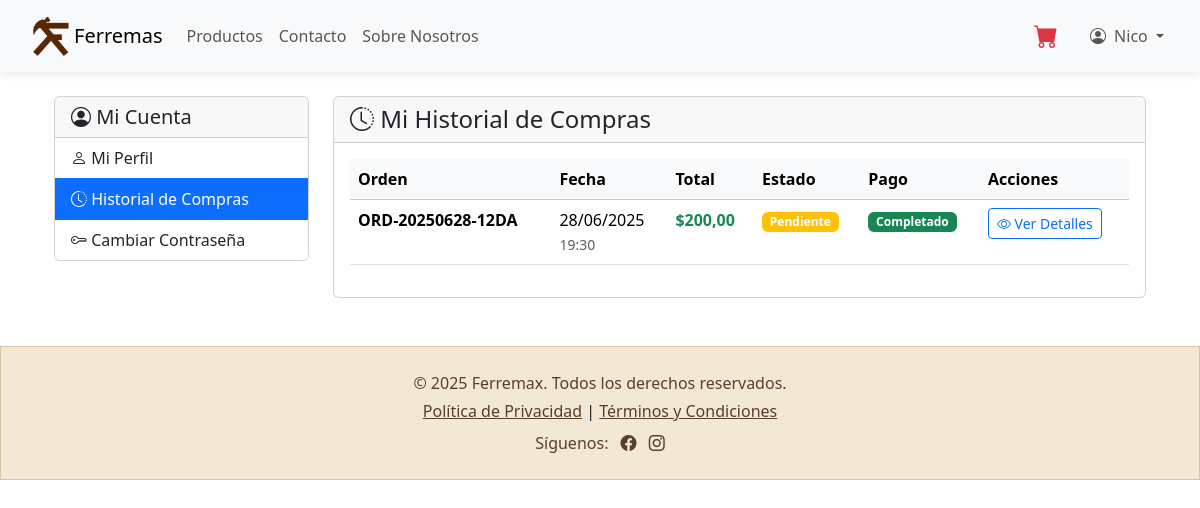
Page /api/paypal/my-orders/ (signed in) on the committed database.
### miPaypal/models.py (models this page shows, shortened)
class CustomUser(AbstractUser):
    ROLES = (
        ('cliente', 'Cliente'),
        ('bodeguero', 'Bodeguero'),
        ('contador', 'Contador'),
        ('vendedor', 'Vendedor'),
    )
    rut = models.CharField(max_length=12, blank=True, null=True)
    telefono = models.CharField(max_length=15, blank=True, null=True)
    direccion = models.TextField(blank=True, null=True)
    ciudad = models.CharField(max_length=100, blank=True, null=True, verbose_name="Ciudad")
    rol = models.CharField(max_length=10, choices=ROLES, default='cliente')

class Order(models.Model):
    ORDER_STATUS_CHOICES = [
        ('pending', 'Pendiente'),
        ('confirmed', 'Confirmada'),
        ('processing', 'En Proceso'),
        ('packed', 'Empacada'),
        ('shipped', 'Enviada'),
        ('delivered', 'Entregada'),
        ('cancelled', 'Cancelada'),
    ]
    PAYMENT_STATUS_CHOICES = [
        ('pending', 'Pendiente'),
        ('completed', 'Completado'),
        ('failed', 'Fallido'),
        ('refunded', 'Reembolsado'),
    ]
    ORDER_TYPE_CHOICES = [
        ('online', 'Compra Online'),
        ('manual', 'Orden Manual'),
        ('phone', 'Orden Telefónica'),
    ]
    DELIVERY_METHOD_CHOICES = [
        ('pickup', 'Retiro en Tienda'),
        ('delivery', 'Delivery a Domicilio'),
    ]
    user = models.ForeignKey(settings.AUTH_USER_MODEL, on_delete=models.CASCADE, related_name='orders')
    order_number = models.CharField(max_length=20, unique=True)
    total_amount = models.DecimalField(max_digits=10, decimal_places=2)
    order_status = models.CharField(max_length=20, choices=ORDER_STATUS_CHOICES, default='pending')
    payment_status = models.CharField(max_length=20, choices=PAYMENT_STATUS_CHOICES, default='pending')
    order_type = models.CharField(max_length=20, choices=ORDER_TYPE_CHOICES, default='online')
    created_by = models.ForeignKey(
        settings.AUTH_USER_MODEL,
        on_delete=models.SET_NULL,
        null=True,
        blank=True,
        related_name='created_orders',
        verbose_name="Creada por"
    )
    delivery_method = models.CharField(
        max_length=20,
        choices=DELIVERY_METHOD_CHOICES,
        default='pickup',
        verbose_name="Método de entrega"
    )
    delivery_cost = models.DecimalField(
        max_digits=8,
        decimal_places=2,
        default=0.00,
        verbose_name="Costo de envío"
    )
    shipping_address = models.TextField(blank=True, null=True)
    shipping_city = models.CharField(max_length=100, blank=True, null=True)
    shipping_phone = models.CharField(max_length=15, blank=True, null=True)
    notes = models.TextField(blank=True, null=True, verbose_name="Notas adicionales")
    tracking_number = models.CharField(max_length=100, blank=True, null=True, verbose_name="Número de seguimiento")
    estimated_delivery = models.DateTimeField(blank=True, null=True, verbose_name="Entrega estimada")
    paypal_transaction_id = models.CharField(max_length=250, blank=True, null=True)
    paypal_payer_id = models.CharField(max_length=250, blank=True, null=True)
    paypal_payment_status = models.CharField(max_length=250, blank=True, null=True)
    created_at = models.DateTimeField(auto_now_add=True)
    updated_at = models.DateTimeField(auto_now=True)
    class Meta:
        ordering = ['-created_at']
        verbose_name = "Orden"
        verbose_name_plural = "Órdenes"
    def get_status_color(self):
        colors = {
            'pending': 'warning',
            'confirmed': 'info',
            'processing': 'primary',
            'packed': 'secondary',
            'shipped': 'success',
            'delivered': 'success',
            'cancelled': 'danger',
        }
        return colors.get(self.order_status, 'secondary')
    def get_payment_status_color(self):
        colors = {
            'pending': 'warning',
            'completed': 'success',
            'failed': 'danger',
            'refunded': 'info',
        }
        return colors.get(self.payment_status, 'secondary')

### miPaypal/views.py (the view)
# urls.py: path('my-orders/', views.user_order_history, name='user-order-history'),
@login_required
def user_order_history(request):
    orders = Order.objects.filter(user=request.user).order_by('-created_at')
    context = {
        'orders': orders,
        'user': request.user
    }
    return render(request, 'profile/order-history.html', context)

### miPaypal/context_processors.py (called while the page is built)
def cart_context(request):
    cart_count = 0
    try:
        if request.user.is_authenticated:
            cart = Cart.objects.filter(user=request.user).first()
        else:
            if request.session.session_key:
                cart = Cart.objects.filter(session_key=request.session.session_key).first()
            else:
                cart = None
        if cart:
            cart_count = sum(item.quantity for item in cart.cartitem_set.all())
    except Exception:
        cart_count = 0
    return {
        'cart_count': cart_count
    }

### ecommerce/templates/profile/order-history.html (shortened to what this page needs)
{% extends 'base.html' %}
{% load static %}
{% block content %}
<div class="container mt-4">
    <div class="row">
        <div class="col-md-3">
            <div class="card">
                <div class="card-header">
                    <h5 class="mb-0"><i class="bi bi-person-circle"></i> Mi Cuenta</h5>
                </div>
                <div class="list-group list-group-flush">
                    <a href="{% url 'user-profile-page' %}" class="list-group-item list-group-item-action">
                        <i class="bi bi-person"></i> Mi Perfil
                    </a>
                    <a href="{% url 'user-order-history' %}" class="list-group-item list-group-item-action active">
                        <i class="bi bi-clock-history"></i> Historial de Compras
                    </a>
                    <a href="{% url 'user-change-password' %}" class="list-group-item list-group-item-action">
                        <i class="bi bi-key"></i> Cambiar Contraseña
                    </a>
                </div>
            </div>
        </div>
        <div class="col-md-9">
            <div class="card">
                <div class="card-header">
                    <h4 class="mb-0"><i class="bi bi-clock-history"></i> Mi Historial de Compras</h4>
                </div>
                <div class="card-body">
                    {% if orders %}
                        <div class="table-responsive">
                            <table class="table table-hover">
                                <thead class="table-light">
                                    <tr>
                                        <th>Orden</th>
                                        <th>Fecha</th>
                                        <th>Total</th>
                                        <th>Estado</th>
                                        <th>Pago</th>
                                        <th>Acciones</th>
                                    </tr>
                                </thead>
                                <tbody>
                                    {% for order in orders %}
                                    <tr>
                                        <td>
                                            <strong>{{ order.order_number }}</strong>
                                        </td>
                                        <td>
                                            {{ order.created_at|date:"d/m/Y" }}
                                            <br>
                                            <small class="text-muted">{{ order.created_at|time:"H:i" }}</small>
                                        </td>
                                        <td>
                                            <strong class="text-success">${{ order.total_amount }}</strong>
                                        </td>
                                        <td>
                                            <span class="badge bg-{{ order.get_status_color }}">
                                                {{ order.get_order_status_display }}
                                            </span>
                                        </td>
                                        <td>
                                            <span class="badge bg-{{ order.get_payment_status_color }}">
                                                {{ order.get_payment_status_display }}
                                            </span>
                                        </td>
                                        <td>
                                            <a href="{% url 'order-detail' order.id %}" class="btn btn-sm btn-outline-primary">
                                                <i class="bi bi-eye"></i> Ver Detalles
                                            </a>
                                        </td>
                                    </tr>
                                    {% endfor %}
                                </tbody>
                            </table>
                        </div>
                    {% endif %}
                </div>
            </div>
        </div>
    </div>
</div>
{% endblock %}

### ecommerce/templates/base.html (shortened to what this page needs)
{% load static %}
<!DOCTYPE html>
<html lang="es">
<head>
</head>
<body>
<link href="https://cdn.jsdelivr.net/npm/bootstrap@5.3.7/dist/css/bootstrap.min.css" rel="stylesheet">
<link href="https://cdn.jsdelivr.net/npm/bootstrap-icons@1.10.5/font/bootstrap-icons.css" rel="stylesheet">
<nav class="navbar navbar-expand-lg bg-body-tertiary px-3 position-sticky top-0" style="z-index: 1030;">
  <div class="container-fluid">
    <a class="navbar-brand d-flex align-items-center" href="{%url 'index-page'%}">
      <img src="{% static 'images/Ferremas.png' %}"width="46"  />
      Ferremas
    </a>
    <div class="collapse navbar-collapse" id="navbarSupportedContent">
      <ul class="navbar-nav me-auto mb-2 mb-lg-0">
        <li class="nav-item">
          <a class="nav-link" href="{%url 'products-page'%}">Productos</a>
        </li>
        <li class="nav-item">
          <a class="nav-link" href="{%url 'contact-page'%}">Contacto</a>
        </li>
        <li class="nav-item">
          <a class="nav-link" href="{%url 'about-page'%}">Sobre Nosotros</a>
        </li>
      </ul>
      <ul class="navbar-nav mb-2 mb-lg-0 align-items-center">
        <li class="nav-item me-3 position-relative">
          <a class="nav-link" href="{%url 'view_cart'%}">
            <i class="bi bi-cart-fill fs-4 text-danger"></i>
          </a>
        </li>
        {% if user.is_authenticated %}
          <li class="nav-item dropdown">
            <a class="nav-link dropdown-toggle" href="#" role="button" data-bs-toggle="dropdown"
              aria-expanded="false">
              <i class="bi bi-person-circle me-1"></i>
              {{ user.username|default:'Mi cuenta' }}
            </a>
          </li>
        {% else %}
          <li class="nav-item">
            <a class="nav-link" href="{% url 'login-page' %}">Iniciar Sesión</a>
          </li>
        {% endif %}
      </ul>
    </div>
  </div>
</nav>
<div class="container">
    {%block content%}
    {%endblock%}
</div>
<footer style="background:#F2E8D5 ; box-shadow: 0 2px 10px rgba(#D8C3A5); border: solid 1px #D8C3A5;" class=" text-center py-4 mt-5">
  <div class="container">
    <p style="color: #5A3E2B;" class="mb-1">&copy; 2025 Ferremax. Todos los derechos reservados.</p>
    <p class="mb-0">
      <a style="color: #5A3E2B;" href="privacy" class=" text-decoration-underline">Política de Privacidad</a> |
      <a style="color: #5A3E2B;" href="terms" class=" text-decoration-underline">Términos y Condiciones</a>
    </p>
    <p style="color: #5A3E2B;" class="mt-2 mb-0">
      Síguenos:
      <a href="#" style="color: #5A3E2B;" class=" ms-2"><i class="bi bi-facebook"></i></a>
      <a href="#" style="color: #5A3E2B;" class=" ms-2"><i class="bi bi-instagram"></i></a>
    </p>
  </div>
</footer>
</body>
</html>

### ecommerce/templates/base.html (style rules this page uses)
.navbar.position-sticky { box-shadow: 0 2px 10px rgba(0,0,0,0.1); backdrop-filter: blur(10px); background-color: rgba(248, 249, 250, 0.95) !important; }
body { padding-top: 0; }
html { scroll-behavior: smooth; }

### rows in the picture
CustomUser: username "Nico"
Order: order_number "ORD-20250628-12DA", created_at "28/06/2025", created_at "19:30", total_amount "200,00", order_status "Pendiente", payment_status "Completado"
